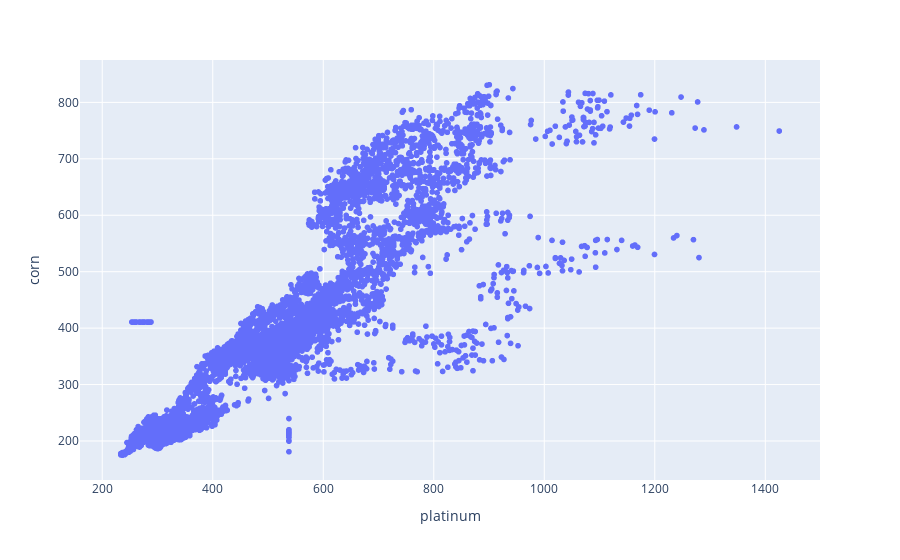

The notebook cell saved with this chart:
### Code cell
px.scatter(df,x="platinum",y="corn")

### Figure 1 — Plotly figure (JSON) as saved in the notebook; plotly's stock layout.template omitted (floating-point values rounded to 4 significant figures; data arrays with more than 128 entries replaced by an {"elided": "..."} marker saying what was removed)
{"data": [{"hovertemplate": "platinum=%{x}<br>corn=%{y}<extra></extra>", "legendgroup": "", "marker": {"color": "#636efa", "symbol": "circle"}, "mode": "markers", "name": "", "showlegend": false, "type": "scattergl", "x": {"elided": "6800 float values"}, "xaxis": "x", "y": {"elided": "6800 float values"}, "yaxis": "y"}], "layout": {"legend": {"tracegroupgap": 0}, "margin": {"t": 60}, "xaxis": {"anchor": "y", "domain": [0, 1], "title": {"text": "platinum"}}, "yaxis": {"anchor": "x", "domain": [0, 1], "title": {"text": "corn"}}}}
